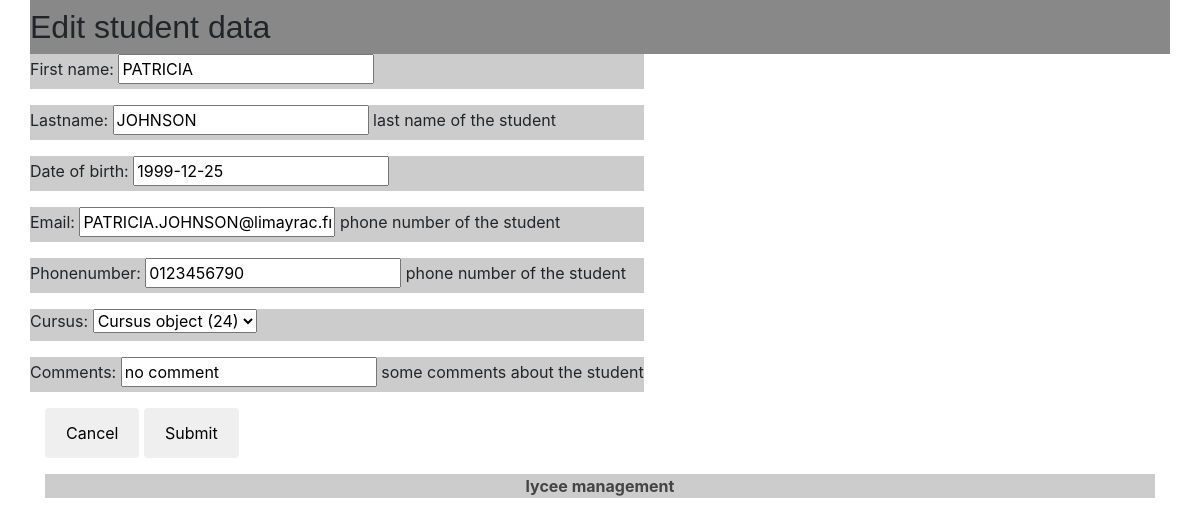
Screenshot of /lycee/student/edit/405 with the database file from the repository.
### lycee/models.py (models this page shows, shortened)
class Student(models.Model):
  first_name = models.CharField(
    max_length=50,
    blank=False,
    null=False
  )
  birth_date = models.DateField(
    verbose_name='date of birth',
    blank=False,
    null=False
  )
  last_name = models.CharField(
    verbose_name="lastname",
    help_text="last name of the student",
    blank=False, # pas de champ vide
    null=False, # pas de champ null (a conjuguer avec default
    default="???",
    max_length=255, # taille maximale du champ
  )
  phone = models.CharField(
    verbose_name="phonenumber",
    help_text="phone number of the student",
    blank=False, # pas de champ vide
    null=False, # pas de champ null (a conjuguer avec default
    default="0999999999",
    max_length=10, # taille maximale du champ
  )
  email = models.EmailField(
    verbose_name="email",
    help_text="phone number of the student",
    blank=False, # pas de champ vide
    null=False, # pas de champ null (a conjuguer avec default
    default="x@y.z",
    max_length=255, # taille maximale du champ
  )
  comments = models.CharField(
    verbose_name="comments",
    help_text="some comments about the student",
    blank=True,
    null=False, # pas de champ null (a conjuguer avec default
    default="",
    max_length=255, # taille maximale du champ
  )
  cursus = models.ForeignKey(
    Cursus,
    on_delete=models.CASCADE, # necessaire selon la version de Django
    null=True
  )

### lycee/views.py (the view, shortened to what this page needs)
# urls.py: path('lycee/student/edit/<pk>', StudentEditView.as_view(), name='edit_student'),
class StudentEditView(UpdateView):
  model = Student
  form_class = StudentForm
  template_name = 'lycee/student/edit.html'

### lycee/forms.py
class StudentForm(ModelForm):
  class Meta :
    model = Student
    fields = (
      'first_name',
      'last_name',
      'birth_date',
      'email',
      'phone',
      'cursus',
      'comments'
    )

### lycee/templates/lycee/student/edit.html (shortened to what this page needs)
{% extends 'master.html' %}
{% load static %}
{% if liste %}
  {% block title %}
    <h2>Edit student data</h2>
  {% endblock %}
  {% block content %}
    <form method="POST">
      {{form.as_p}}
      <div class='container'>
        <a href={% url 'index' %}><button class='button radius alert left' type='cancel'>Cancel</button></a>
        <button class='button radius alert right' type='submit'>Submit</button>
      </div>
    </form>
  {% endblock %}
{% else %}
  <p> No student to show</p>
{% endif %}

### lycee/static/lycee/style.css (style rules this page uses)
a { color : #444444; }
p { background-color: #CCCCCC }
html { position: relative; min-height: 100%; }

### rows the page displays
Student: first_name "PATRICIA", last_name "JOHNSON", birth_date "1999-12-25", email "PATRICIA.JOHNSON@limayrac.fr", phone "0123456790", cursus "Cursus object (24)", comments "no comment"
